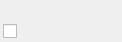
<?xml version="1.0" encoding="UTF-8"?>
<ui version="4.0">
 <class>RangeImage</class>
 <widget class="QDialog" name="RangeImage">
  <property name="geometry">
   <rect>
    <x>0</x>
    <y>0</y>
    <width>122</width>
    <height>42</height>
   </rect>
  </property>
  <property name="windowTitle">
   <string>Dialog</string>
  </property>
  <property name="autoFillBackground">
   <bool>false</bool>
  </property>
  <property name="styleSheet">
   <string notr="true">font: 9pt &quot;微软雅黑&quot;;</string>
  </property>
  <layout class="QVBoxLayout" name="verticalLayout">
   <property name="spacing">
    <number>3</number>
   </property>
   <property name="leftMargin">
    <number>3</number>
   </property>
   <property name="topMargin">
    <number>3</number>
   </property>
   <property name="rightMargin">
    <number>3</number>
   </property>
   <property name="bottomMargin">
    <number>3</number>
   </property>
   <item>
    <widget class="QVTKOpenGLStereoWidget" name="qvtkwidget" native="true">
     <property name="sizePolicy">
      <sizepolicy hsizetype="Preferred" vsizetype="Expanding">
       <horstretch>0</horstretch>
       <verstretch>0</verstretch>
      </sizepolicy>
     </property>
    </widget>
   </item>
   <item>
    <layout class="QHBoxLayout" name="horizontalLayout">
     <item>
      <widget class="QCheckBox" name="checkBox">
       <property name="sizePolicy">
        <sizepolicy hsizetype="Ignored" vsizetype="Fixed">
         <horstretch>0</horstretch>
         <verstretch>0</verstretch>
        </sizepolicy>
       </property>
       <property name="text">
        <string/>
       </property>
       <property name="icon">
        <iconset resource="../resources/res.qrc">
         <normaloff>:/res/icon/drag-surface.svg</normaloff>:/res/icon/drag-surface.svg</iconset>
       </property>
      </widget>
     </item>
    </layout>
   </item>
  </layout>
 </widget>
 <customwidgets>
  <customwidget>
   <class>QVTKOpenGLStereoWidget</class>
   <extends>QWidget</extends>
   <header>QVTKOpenGLStereoWidget.h</header>
   <container>1</container>
  </customwidget>
 </customwidgets>
 <resources>
  <include location="../resources/res.qrc"/>
 </resources>
 <connections/>
</ui>
